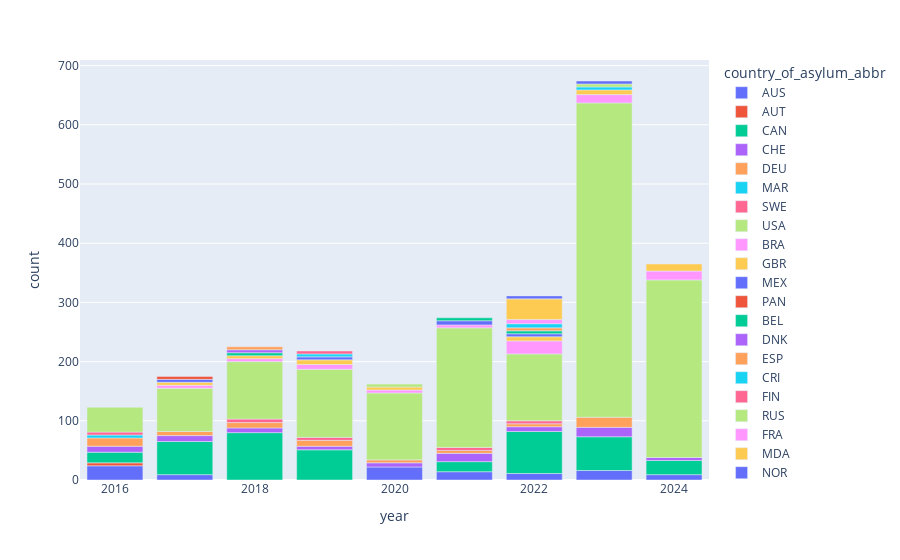

Notebook code cell kept with this figure:
### Code cell
destination = Get_Destination_by_year_df(asylum, 'ITA')

fig = px.bar(destination[destination['year'] >= 2016], x='year', y='count', color='country_of_asylum_abbr')
fig.show()

### Figure 1 — Plotly figure (JSON) as saved in the notebook; plotly's stock layout.template omitted (floating-point values rounded to 4 significant figures)
{"data": [{"hovertemplate": "country_of_asylum_abbr=AUS<br>year=%{x}<br>count=%{y}<extra></extra>", "legendgroup": "AUS", "marker": {"color": "#636efa", "pattern": {"shape": ""}}, "name": "AUS", "orientation": "v", "showlegend": true, "textposition": "auto", "type": "bar", "x": [2016, 2017, 2020, 2021, 2022, 2023, 2024], "xaxis": "x", "y": [24, 9, 22, 14, 11, 16, 9], "yaxis": "y"}, {"hovertemplate": "country_of_asylum_abbr=AUT<br>year=%{x}<br>count=%{y}<extra></extra>", "legendgroup": "AUT", "marker": {"color": "#EF553B", "pattern": {"shape": ""}}, "name": "AUT", "orientation": "v", "showlegend": true, "textposition": "auto", "type": "bar", "x": [2016], "xaxis": "x", "y": [5], "yaxis": "y"}, {"hovertemplate": "country_of_asylum_abbr=CAN<br>year=%{x}<br>count=%{y}<extra></extra>", "legendgroup": "CAN", "marker": {"color": "#00cc96", "pattern": {"shape": ""}}, "name": "CAN", "orientation": "v", "showlegend": true, "textposition": "auto", "type": "bar", "x": [2016, 2017, 2018, 2019, 2021, 2022, 2023, 2024], "xaxis": "x", "y": [18, 56, 80, 51, 17, 71, 57, 24], "yaxis": "y"}, {"hovertemplate": "country_of_asylum_abbr=CHE<br>year=%{x}<br>count=%{y}<extra></extra>", "legendgroup": "CHE", "marker": {"color": "#ab63fa", "pattern": {"shape": ""}}, "name": "CHE", "orientation": "v", "showlegend": true, "textposition": "auto", "type": "bar", "x": [2016, 2017, 2018, 2019, 2020, 2021, 2022, 2023, 2024], "xaxis": "x", "y": [10, 10, 8, 6, 7, 14, 8, 16, 5], "yaxis": "y"}, {"hovertemplate": "country_of_asylum_abbr=DEU<br>year=%{x}<br>count=%{y}<extra></extra>", "legendgroup": "DEU", "marker": {"color": "#FFA15A", "pattern": {"shape": ""}}, "name": "DEU", "orientation": "v", "showlegend": true, "textposition": "auto", "type": "bar", "x": [2016, 2017, 2018, 2019, 2020, 2021, 2022, 2023], "xaxis": "x", "y": [14, 7, 9, 10, 5, 5, 5, 17], "yaxis": "y"}, {"hovertemplate": "country_of_asylum_abbr=MAR<br>year=%{x}<br>count=%{y}<extra></extra>", "legendgroup": "MAR", "marker": {"color": "#19d3f3", "pattern": {"shape": ""}}, "name": "MAR", "orientation": "v", "showlegend": true, "textposition": "auto", "type": "bar", "x": [2016], "xaxis": "x", "y": [5], "yaxis": "y"}, {"hovertemplate": "country_of_asylum_abbr=SWE<br>year=%{x}<br>count=%{y}<extra></extra>", "legendgroup": "SWE", "marker": {"color": "#FF6692", "pattern": {"shape": ""}}, "name": "SWE", "orientation": "v", "showlegend": true, "textposition": "auto", "type": "bar", "x": [2016, 2018, 2019, 2021, 2022], "xaxis": "x", "y": [5, 6, 5, 5, 5], "yaxis": "y"}, {"hovertemplate": "country_of_asylum_abbr=USA<br>year=%{x}<br>count=%{y}<extra></extra>", "legendgroup": "USA", "marker": {"color": "#B6E880", "pattern": {"shape": ""}}, "name": "USA", "orientation": "v", "showlegend": true, "textposition": "auto", "type": "bar", "x": [2016, 2017, 2018, 2019, 2020, 2021, 2022, 2023, 2024], "xaxis": "x", "y": [42, 73, 97, 115, 113, 202, 113, 531, 300], "yaxis": "y"}, {"hovertemplate": "country_of_asylum_abbr=BRA<br>year=%{x}<br>count=%{y}<extra></extra>", "legendgroup": "BRA", "marker": {"color": "#FF97FF", "pattern": {"shape": ""}}, "name": "BRA", "orientation": "v", "showlegend": true, "textposition": "auto", "type": "bar", "x": [2017, 2018, 2019, 2020, 2021, 2022, 2023, 2024], "xaxis": "x", "y": [5, 5, 8, 5, 5, 22, 14, 15], "yaxis": "y"}, {"hovertemplate": "country_of_asylum_abbr=GBR<br>year=%{x}<br>count=%{y}<extra></extra>", "legendgroup": "GBR", "marker": {"color": "#FECB52", "pattern": {"shape": ""}}, "name": "GBR", "orientation": "v", "showlegend": true, "textposition": "auto", "type": "bar", "x": [2017, 2018, 2019, 2020, 2022, 2023, 2024], "xaxis": "x", "y": [5, 5, 8, 5, 7, 8, 12], "yaxis": "y"}, {"hovertemplate": "country_of_asylum_abbr=MEX<br>year=%{x}<br>count=%{y}<extra></extra>", "legendgroup": "MEX", "marker": {"color": "#636efa", "pattern": {"shape": ""}}, "name": "MEX", "orientation": "v", "showlegend": true, "textposition": "auto", "type": "bar", "x": [2017, 2019, 2021, 2022], "xaxis": "x", "y": [5, 5, 7, 5], "yaxis": "y"}, {"hovertemplate": "country_of_asylum_abbr=PAN<br>year=%{x}<br>count=%{y}<extra></extra>", "legendgroup": "PAN", "marker": {"color": "#EF553B", "pattern": {"shape": ""}}, "name": "PAN", "orientation": "v", "showlegend": true, "textposition": "auto", "type": "bar", "x": [2017], "xaxis": "x", "y": [5], "yaxis": "y"}, {"hovertemplate": "country_of_asylum_abbr=BEL<br>year=%{x}<br>count=%{y}<extra></extra>", "legendgroup": "BEL", "marker": {"color": "#00cc96", "pattern": {"shape": ""}}, "name": "BEL", "orientation": "v", "showlegend": true, "textposition": "auto", "type": "bar", "x": [2018, 2021, 2022], "xaxis": "x", "y": [5, 5, 5], "yaxis": "y"}, {"hovertemplate": "country_of_asylum_abbr=DNK<br>year=%{x}<br>count=%{y}<extra></extra>", "legendgroup": "DNK", "marker": {"color": "#ab63fa", "pattern": {"shape": ""}}, "name": "DNK", "orientation": "v", "showlegend": true, "textposition": "auto", "type": "bar", "x": [2018], "xaxis": "x", "y": [5], "yaxis": "y"}, {"hovertemplate": "country_of_asylum_abbr=ESP<br>year=%{x}<br>count=%{y}<extra></extra>", "legendgroup": "ESP", "marker": {"color": "#FFA15A", "pattern": {"shape": ""}}, "name": "ESP", "orientation": "v", "showlegend": true, "textposition": "auto", "type": "bar", "x": [2018, 2022], "xaxis": "x", "y": [5, 5], "yaxis": "y"}, {"hovertemplate": "country_of_asylum_abbr=CRI<br>year=%{x}<br>count=%{y}<extra></extra>", "legendgroup": "CRI", "marker": {"color": "#19d3f3", "pattern": {"shape": ""}}, "name": "CRI", "orientation": "v", "showlegend": true, "textposition": "auto", "type": "bar", "x": [2019, 2022, 2023], "xaxis": "x", "y": [5, 7, 5], "yaxis": "y"}, {"hovertemplate": "country_of_asylum_abbr=FIN<br>year=%{x}<br>count=%{y}<extra></extra>", "legendgroup": "FIN", "marker": {"color": "#FF6692", "pattern": {"shape": ""}}, "name": "FIN", "orientation": "v", "showlegend": true, "textposition": "auto", "type": "bar", "x": [2019], "xaxis": "x", "y": [5], "yaxis": "y"}, {"hovertemplate": "country_of_asylum_abbr=RUS<br>year=%{x}<br>count=%{y}<extra></extra>", "legendgroup": "RUS", "marker": {"color": "#B6E880", "pattern": {"shape": ""}}, "name": "RUS", "orientation": "v", "showlegend": true, "textposition": "auto", "type": "bar", "x": [2020, 2023], "xaxis": "x", "y": [5, 5], "yaxis": "y"}, {"hovertemplate": "country_of_asylum_abbr=FRA<br>year=%{x}<br>count=%{y}<extra></extra>", "legendgroup": "FRA", "marker": {"color": "#FF97FF", "pattern": {"shape": ""}}, "name": "FRA", "orientation": "v", "showlegend": true, "textposition": "auto", "type": "bar", "x": [2022], "xaxis": "x", "y": [7], "yaxis": "y"}, {"hovertemplate": "country_of_asylum_abbr=MDA<br>year=%{x}<br>count=%{y}<extra></extra>", "legendgroup": "MDA", "marker": {"color": "#FECB52", "pattern": {"shape": ""}}, "name": "MDA", "orientation": "v", "showlegend": true, "textposition": "auto", "type": "bar", "x": [2022], "xaxis": "x", "y": [35], "yaxis": "y"}, {"hovertemplate": "country_of_asylum_abbr=NOR<br>year=%{x}<br>count=%{y}<extra></extra>", "legendgroup": "NOR", "marker": {"color": "#636efa", "pattern": {"shape": ""}}, "name": "NOR", "orientation": "v", "showlegend": true, "textposition": "auto", "type": "bar", "x": [2022, 2023], "xaxis": "x", "y": [5, 5], "yaxis": "y"}], "layout": {"barmode": "relative", "legend": {"title": {"text": "country_of_asylum_abbr"}, "tracegroupgap": 0}, "margin": {"t": 60}, "xaxis": {"anchor": "y", "domain": [0, 1], "title": {"text": "year"}}, "yaxis": {"anchor": "x", "domain": [0, 1], "title": {"text": "count"}}}}
